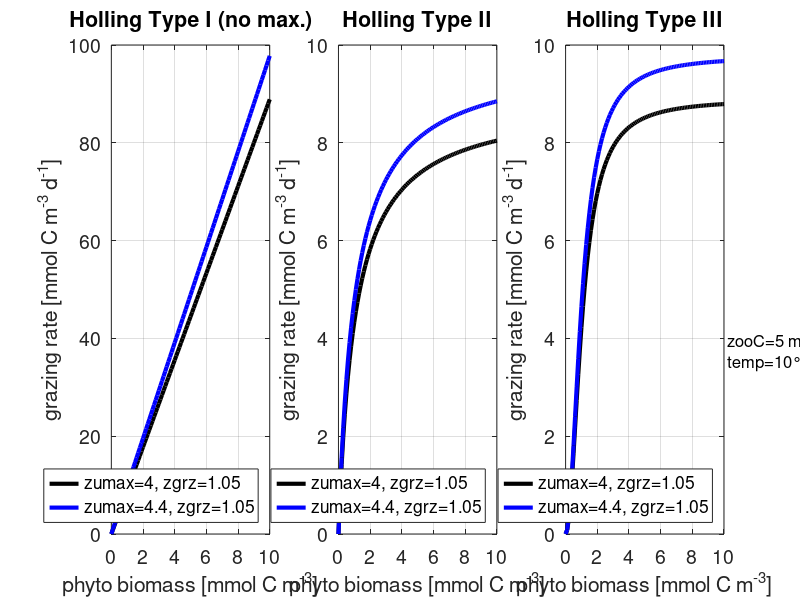

The MATLAB script that drew this image:
%% BEC: grazing on phytoplankton
%
% baseline (as of Sep 2018) is a Holling Type II formulation without
% sum(phyto) in the denominator -> see Nissen et al., 2018
%
%
% grazing rate (mmol C m-3 d-1) depends on:
%   zooplankton biomass
%   max. growth rate of zoopl. grazing on respective phyto
%   temperature limitation function of zoopl.
%   biomass of respective phytoplankton
%   half-sat. constant for ingestion of respective phytoplankton
%   
%   most importantly, grazing rate depends on chosen formulation!!!!
%       Holling-Type I (Ivlev)
%       Holling-Type II (Michaelis-Menten)
%       Holling-Type III
%           Linear scaling of grazing rate with relative importance of
%               respective phytopl. in community
%           Kill-the-winner (as above, but with non-linear scaling)
%       ...
%
% Note that BEC historically did not consider the total phyto biomass
% anywhere in the grazing equation (see e.g. Moore et al., 2002, Nissen et
% al., 2018), i.e. the grazer could be "full" when feeding on phyto 1, but
% would nevertheless continue grazing on the other phyto...
%
% Note that the last two do not impact the ingestion functin and can
% therefore be combined with any of the Holling Types!!
%
% Note that this script only visualizes the difference between the three
% Holling Types (w/o sum in denominator)
%
% CN (Sep 2018): please correct any bug you find and update the files on
% the Wiki as parametrizations change!

close all; clear all; clc;

% choose growth rates of zoopl feeding on phyto X and half-saturation constant for ingestion 
% (up to seven combinations currently possible)
z_umax = [4.0,4.4];  % growth rate
z_grz  = [1.05,1.05];  % half-saturation constant for ingestion

% choose other constants
zooC    = 5;  % zoopl biomass (mmol C m-3)
temp    = 10; % surrounding temperature (for temp. limitation of zoopl growth)
Q10_zoo = 1.5; % Q10 of zoopl (see BEC2_temp_lim.m for sensitivity of formulation to this parameter)

% choose levels of phyto biomass to look at (mmol C m-3)
phyto = 0:0.1:10;


%%%%%
%% nothing to be changed below this line
%%%%%

% temp lim of zoopl
c10     = 10;
Tref    = 30;
temp_lim = Q10_zoo.^(((temp + 273.15)-(Tref + 273.15))/c10);

% grazing rate
graze   = NaN(numel(phyto),numel(z_umax),3); % Holling I,Holling II,Holling III 
for i=1:numel(z_umax)
    graze(:,i,1) = z_umax(i) .* zooC .* temp_lim .* phyto;
    graze(:,i,2) = z_umax(i) .* zooC .* temp_lim .*(phyto./(phyto + z_grz(i)));
    graze(:,i,3) = z_umax(i) .* zooC .* temp_lim .*((phyto.^2)./((phyto.^2) + (z_grz(i).^2)));
end
clear i


%%%%
%% plot
%%%%

colors = {'k','b','r','g','m','c','y'};
width  = 42; 
height = 14;
vis    = 'on';
fs     = 14;
lw     = 3;

for  i=1:numel(z_umax)
    if ~exist('z_string','var')
        z_string = {strcat(['zumax=',num2str(z_umax(i)),', zgrz=',num2str(z_grz(i))])};
    else
        z_string = [z_string,strcat(['zumax=',num2str(z_umax(i)),', zgrz=',num2str(z_grz(i))])];
    end
end
clear i

fig = figure('Units','Centimeters', 'Position',[0 0 width height], 'Visible', vis);

subplot(1,3,1)
for i=1:length(z_umax)
    plot(phyto,graze(:,i,1),colors{i},'LineWidth',lw)
    hold on;
end
grid on;
legend(z_string,'Location','SouthEast')
title('Holling Type I (no max.)','FontSize',fs)
xlabel('phyto biomass [mmol C m^{-3}]','FontSize',fs)
ylabel('grazing rate [mmol C m^{-3} d^{-1}]','FontSize',fs)
set(gca,'FontSize',fs)

subplot(1,3,2)
for i=1:length(z_umax)
    plot(phyto,graze(:,i,2),colors{i},'LineWidth',lw)
    hold on;
end
grid on;
legend(z_string,'Location','SouthEast')
title('Holling Type II','FontSize',fs)
xlabel('phyto biomass [mmol C m^{-3}]','FontSize',fs)
ylabel('grazing rate [mmol C m^{-3} d^{-1}]','FontSize',fs)
set(gca,'FontSize',fs)

subplot(1,3,3)
for i=1:length(z_umax)
    plot(phyto,graze(:,i,3),colors{i},'LineWidth',lw)
    hold on;
end
grid on;
legend(z_string,'Location','SouthEast')
title('Holling Type III','FontSize',fs)
xlabel('phyto biomass [mmol C m^{-3}]','FontSize',fs)
ylabel('grazing rate [mmol C m^{-3} d^{-1}]','FontSize',fs)
set(gca,'FontSize',fs)
text(max(phyto)+0.2,4,strcat(['zooC=',num2str(zooC),' mmol m^{-3}']),'FontSize',fs-2)
text(max(phyto)+0.2,3.5,strcat(['temp=',num2str(temp),'°C']),'FontSize',fs-2)

